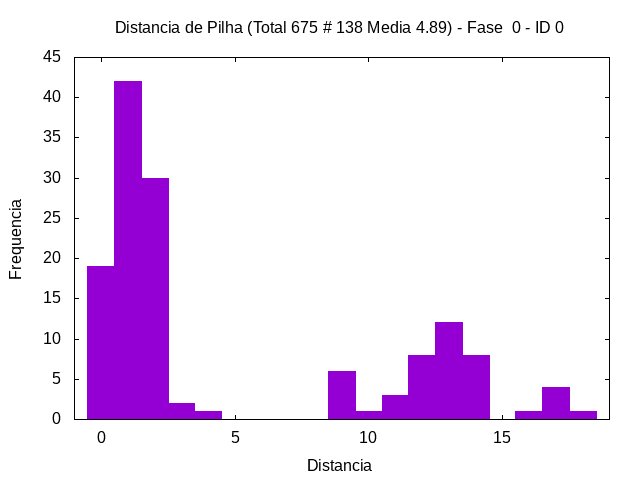

Recreate this plot in gnuplot.
set term png
set output "/tmp/pokerest/pokerest-hist-0-0.png"
set style fill solid 1.0
set title "Distancia de Pilha (Total 675 # 138 Media 4.89) - Fase  0 - ID 0"
set xlabel "Distancia"
set ylabel "Frequencia"
plot [-1:19] "/tmp/pokerest/pokerest-hist-0-0.gpdat" u 3:4 w boxes t ""
